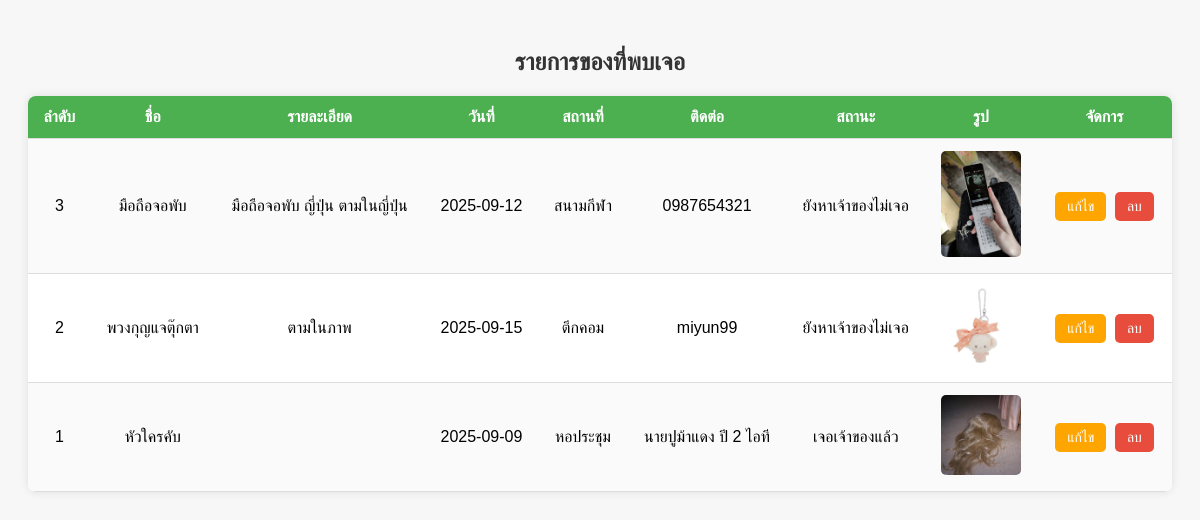
The app's page /found_list.php with its own data.
### tables this page shows
CREATE TABLE `found_items` (
  `id` int(11) NOT NULL,
  `user_id` int(11) DEFAULT NULL,
  `item_name` varchar(255) NOT NULL,
  `description` text NOT NULL,
  `found_date` date NOT NULL,
  `found_place` varchar(255) DEFAULT NULL,
  `contact_info` varchar(255) NOT NULL,
  `status` varchar(50) DEFAULT NULL,
  `image` varchar(255) DEFAULT NULL,
  `created_at` timestamp NOT NULL DEFAULT current_timestamp()
);

### found_list.php (the view, shortened to what this page needs)
<?php
include 'db.php';
try {
    $stmt = $pdo->query("SELECT * FROM found_items ORDER BY created_at DESC");
    $found_items = $stmt->fetchAll(PDO::FETCH_ASSOC);
    $total = count($found_items);
} catch (PDOException $e) {
    die("เกิดข้อผิดพลาดในการดึงข้อมูล: " . $e->getMessage());
}
function status_text($status) {
    if ($status === 'lost') return 'ยังหาเจ้าของไม่เจอ';
    return $status;
}
?>
<!DOCTYPE html>
<html lang="th">
<head>
</head>
<body>
<h2>รายการของที่พบเจอ</h2>
<table>
<tr>
    <th>ลำดับ</th>
    <th>ชื่อ</th>
    <th>รายละเอียด</th>
    <th>วันที่</th>
    <th>สถานที่</th>
    <th>ติดต่อ</th>
    <th>สถานะ</th>
    <th>รูป</th>
    <th>จัดการ</th>
</tr>
<?php foreach($found_items as $item): ?>
<tr>
    <td><?= $total-- ?></td>
    <td><?= htmlspecialchars($item['item_name']) ?></td>
    <td><?= htmlspecialchars($item['description']) ?></td>
    <td><?= htmlspecialchars($item['found_date']) ?></td>
    <td><?= htmlspecialchars($item['found_place']) ?></td>
    <td><?= htmlspecialchars($item['contact_info']) ?></td>
    <td><?= status_text($item['status']) ?></td>
    <td>
        <?php if($item['image']): ?>
        <img src="uploads/<?= htmlspecialchars($item['image']) ?>" alt="รูปสิ่งของ">
        <?php endif; ?>
    </td>
    <td>
        <a href="found_edit.php?id=<?= $item['id'] ?>" class="btn btn-edit">แก้ไข</a>
        <a href="found_delete.php?id=<?= $item['id'] ?>" class="btn btn-delete" onclick="return confirm('คุณแน่ใจว่าจะลบรายการนี้?');">ลบ</a>
    </td>
</tr>
<?php endforeach; ?>
</table>
</body>
</html>

### found_list.php (style rules this page uses)
body { font-family: Arial, sans-serif; background: #f7f7f7; padding: 20px; }
h2 { text-align: center; margin-bottom: 20px; color: #333; }
table { width: 100%; border-collapse: collapse; background: #fff; box-shadow: 0 0 10px rgba(0,0,0,0.1); border-radius: 8px; overflow: hidden; }
th, td { padding: 12px 15px; text-align: center; border-bottom: 1px solid #ddd; }
th { background: #4CAF50; color: white; font-weight: bold; }
tr:nth-child(even) { background: #fafafa; }
img { border-radius: 5px; max-width: 80px; height: auto; }
.btn { padding: 6px 12px; border-radius: 5px; font-size: 14px; text-decoration: none; margin: 2px; display: inline-block; transition: 0.2s; }
.btn-edit { background: #ffa500; color: white; }
.btn-delete { background: #e74c3c; color: white; }

### records on screen
found_items: item_name "มือถือจอพับ", description "มือถือจอพับ ญี่ปุ่น ตามในญี่ปุ่น", found_date "2025-09-12", found_place "สนามกีฬา", contact_info "0987654321", status "ยังหาเจ้าของไม่เจอ", image (picture)
found_items: item_name "พวงกุญแจตุ๊กตา", description "ตามในภาพ", found_date "2025-09-15", found_place "ตึกคอม", contact_info "miyun99", status "ยังหาเจ้าของไม่เจอ", image (picture)
found_items: item_name "หัวใครคับ", found_date "2025-09-09", found_place "หอประชุม", contact_info "นายปูม้าแดง ปี 2 ไอที", status "เจอเจ้าของแล้ว", image (picture)
